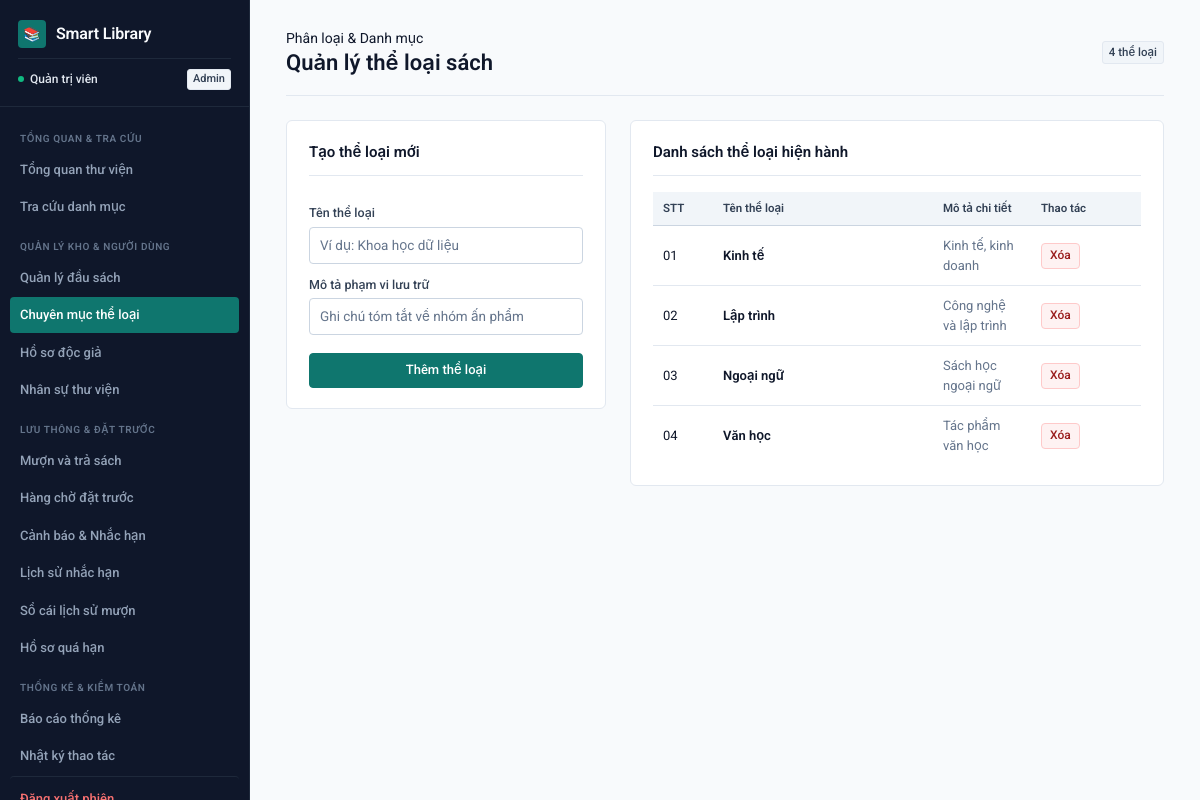
Screenshot of /categories (signed in) with the database file from the repository.
### tables this page shows
CREATE TABLE categories(
        id INTEGER PRIMARY KEY AUTOINCREMENT,
        name TEXT NOT NULL UNIQUE,
        description TEXT
    );

### backend/routes/catalog.py (the view, shortened to what this page needs)
@app.route("/categories", methods=["GET","POST"])
@login_required
def categories():
    conn=db()
    rows=conn.execute("SELECT * FROM categories ORDER BY name").fetchall()
    conn.close(); return render_template("categories.html", categories=rows)

### backend/api/common.py (called while the page is built)
@app.before_request
def protect_json_writes():
    if request.path.startswith("/api/") and request.method in ("POST", "PUT", "PATCH", "DELETE"):
        origin = request.headers.get("Origin")
        if origin:
            parsed = urlparse(origin)
            allowed = {"127.0.0.1", "localhost"}
            if parsed.hostname not in allowed or parsed.port not in (5001, 5173):
                return fail("Origin không hợp lệ.", 403)
        if not request.is_json:
            return fail("Yêu cầu JSON.", 415)

### backend/core.py (called while the page is built)
@app.context_processor
def inject():
    return {
        "logged_in": "employee_id" in session,
        "employee_name": session.get("employee_name"),
    }

### backend/database.py (called while the page is built)
def db():
    conn = sqlite3.connect(DB)
    conn.row_factory = sqlite3.Row
    conn.execute("PRAGMA foreign_keys=ON")
    return conn

### frontend/templates/admin/categories.html
{% extends 'base.html' %}
{% block content %}
<header class="page-header">
  <div>
    <span class="page-kicker">Phân loại &amp; Danh mục</span>
    <h1>Quản lý thể loại sách</h1>
  </div>
  <span class="tag neutral">{{ categories|length }} thể loại</span>
</header>
<div class="split-layout">
  <form method="post" class="panel sticky-col form-stack">
    <div class="panel-header">
      <h2>Tạo thể loại mới</h2>
    </div>
    <label>
      Tên thể loại
      <input name="name" placeholder="Ví dụ: Khoa học dữ liệu" required>
    </label>
    <label>
      Mô tả phạm vi lưu trữ
      <input name="description" placeholder="Ghi chú tóm tắt về nhóm ấn phẩm">
    </label>
    <button type="submit" class="btn primary" style="margin-top: 6px;">Thêm thể loại</button>
  </form>
  <section class="panel">
    <div class="panel-header">
      <h2>Danh sách thể loại hiện hành</h2>
    </div>
    <div class="table-responsive">
      <table>
        <thead>
          <tr>
            <th style="width: 60px;">STT</th>
            <th style="width: 220px;">Tên thể loại</th>
            <th>Mô tả chi tiết</th>
            <th style="width: 110px;">Thao tác</th>
          </tr>
        </thead>
        <tbody>
          {% for c in categories %}
          <tr>
            <td class="mono" style="color: var(--ink-muted);">{{ "%02d"|format(loop.index) }}</td>
            <td style="font-weight: 600;">{{ c.name }}</td>
            <td class="muted">{{ c.description or '—' }}</td>
            <td>
              <form method="post" action="{{ url_for('delete_category', id=c.id) }}" onsubmit="return confirm('Bạn có chắc chắn muốn xóa thể loại này?')">
                <button type="submit" class="btn danger btn-sm">Xóa</button>
              </form>
            </td>
          </tr>
          {% else %}
          <tr>
            <td colspan="4" class="empty-state">Chưa có thể loại nào được khởi tạo.</td>
          </tr>
          {% endfor %}
        </tbody>
      </table>
    </div>
  </section>
</div>
{% endblock %}

### rows the page displays
categories: index "01", name "Kinh tế", description "Kinh tế, kinh doanh"
categories: index "02", name "Lập trình", description "Công nghệ và lập trình"
categories: index "03", name "Ngoại ngữ", description "Sách học ngoại ngữ"
categories: index "04", name "Văn học", description "Tác phẩm văn học"

### other values shown
{{ employee_name }} "Quản trị viên"
{{ session.get('role', 'Nhân viên') }} "Admin"
{{ categories|length }} "4"
